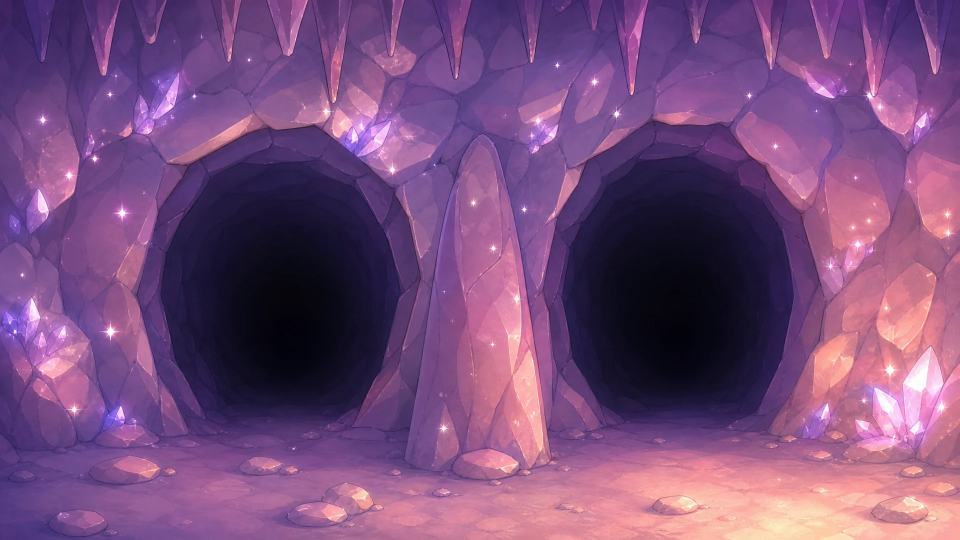
#> input picture demos/Demo10_CaveSpring/media/art/bg_tunnel_fork.webp, 1920 x 1080 px, given in place of bg_dawn.png, which was not available (shown at 1/2 size)
$ python make_trio.py
#> lines starting #> are read from the running program, lines starting #| are printed output that depends on the picture
#!/usr/bin/env python3
"""The three at dawn (stage 5 + the cover): a static group still composed from the cut-out base poses (media/art/char_*.webp, written by
tools/art/build_stage.py) on the graded dawn plate — no image API (guide §6.3: the group = the standing layers, no new picture).
Mint stands a step behind in the middle, Nagisa left, Hinata right; a warm dawn tint on the figures. → media/art/trio_dawn.jpg
  python3 scripts/make_trio.py   (after build_stage.py)"""
import os
import numpy as np
from PIL import Image
ROOT = os.path.dirname(os.path.dirname(os.path.abspath(__file__))); W, H = 1920, 1080
base = Image.open(os.path.join(ROOT, 'assets/art/bg_dawn.png')).convert('RGB').resize((W, H), Image.LANCZOS).convert('RGBA')
def char(n, h, cx, warm=(1.05, 1.0, .93)):
#> called with n = 'mint_base', h = 0.8, cx = 0.5, warm = (1.03, 0.99, 0.93)
    im = Image.open(os.path.join(ROOT, f'media/art/char_{n}.webp')).convert('RGBA')
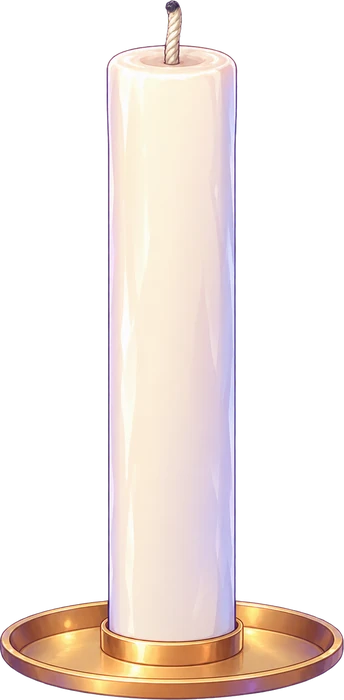
#> input picture demos/Demo10_CaveSpring/media/art/prop_candle.webp, 344 x 700 px, given in place of char_mint_base.webp, which was not available
#> im is the input picture: PIL image 344x700 RGBA; mean R, G, B, A 97.2, 86.3, 82, 103.9
    k = h * H / im.height; im = im.resize((round(im.width * k), round(im.height * k)), Image.LANCZOS)
#> after `k = h * H / im.height`: k = 1.23
    a = np.asarray(im, np.float32); a[..., :3] = np.clip(a[..., :3] * warm + np.array([6, 2, -4]), 0, 255); im = Image.fromarray(a.astype(np.uint8))
#> after `a[..., :3] = np.clip(a[..., :3] * warm + np.array([6, 2, -4]), 0, 255)`:
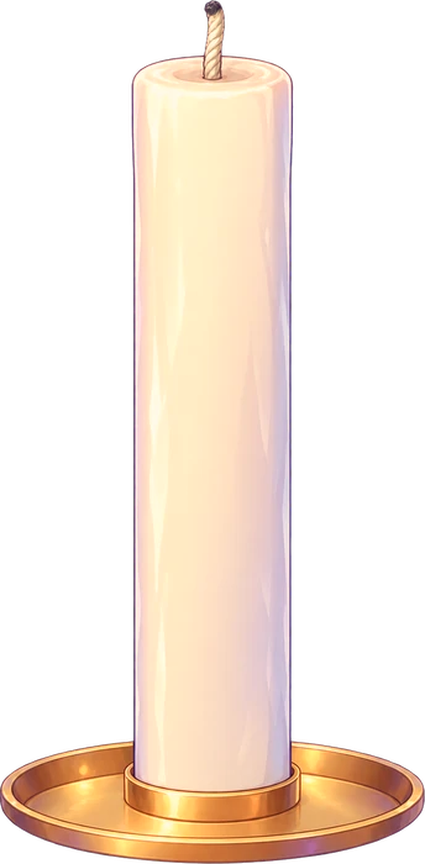
#> a: shape (864, 425, 4) float32; mean R, G, B, A 101.5, 84.6, 71.6, 103.8; transparent parts drawn white
    bg.alpha_composite(im, (round(cx * W - im.width / 2), H - im.height))
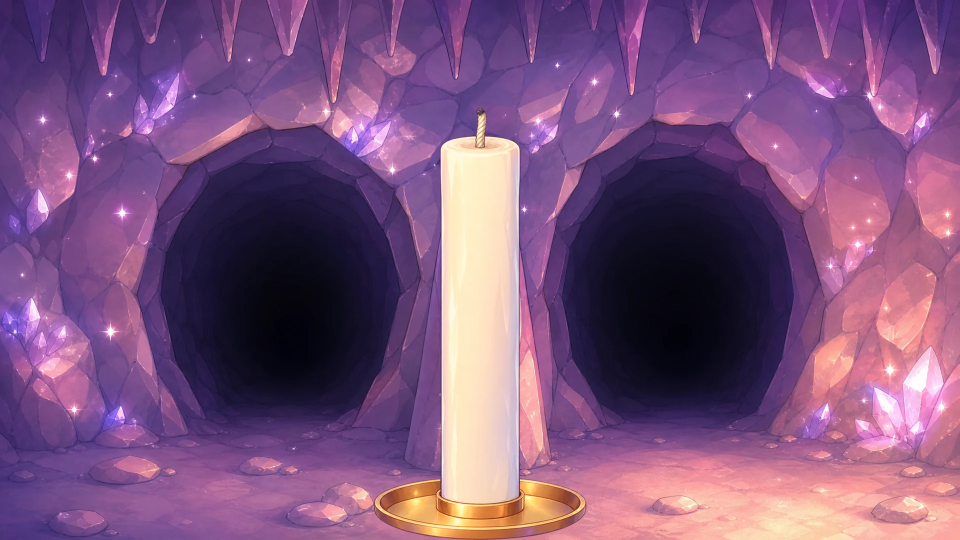
#> bg: PIL image 1920x1080 RGBA (shown at 1/2 size); mean R, G, B, A 124.5, 83.3, 125, 255
def compose(out, spots):
    global bg
    bg = base.copy()
    for n, h, cx, warm in spots: char(n, h, cx, warm)
    bg.convert('RGB').save(os.path.join(ROOT, 'media/art', out), quality=88); print('media/art/' + out)
M, N_, Hn = (1.03, .99, .93), (1.05, 1.0, .93), (1.05, 1.0, .93)
# Nagisa fills the height (her staff runs off the top of the frame, never cut inside it); Mint a step behind
#> (the run stopped early here; a loop or call above may not have finished)
